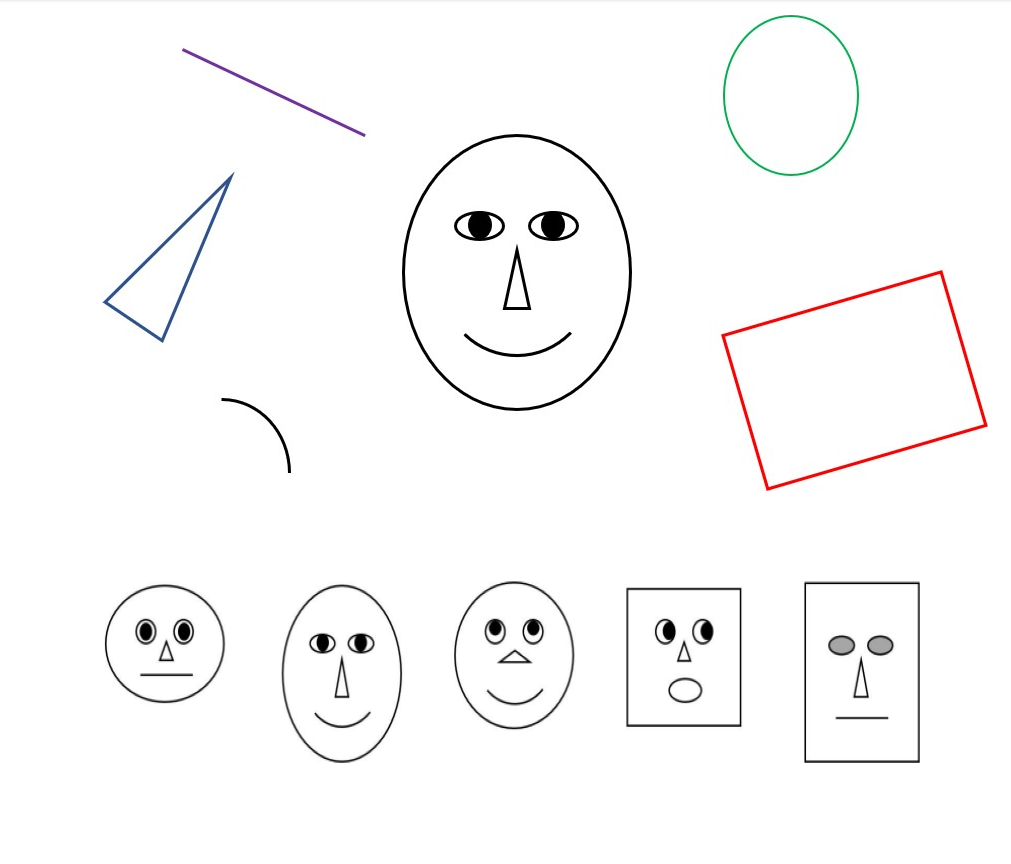
#> input picture inputImage.png, 1011 x 864 px
$ python shapes.py
#> lines starting #> are read from the running program, lines starting #| are printed output that depends on the picture; after the words box and inside, x2 and y2 are one past the last pixel; in counts of white or black regions, pixels touching at a corner belong together
import cv2  # OpenCV Library
image = cv2.imread("inputImage.png")
#> image is the input picture: shape (864, 1011, 3); mean B, G, R 249.9, 249.8, 250.3
cv2.imshow("Before", image)
gray_image = cv2.cvtColor(image, cv2.COLOR_BGR2GRAY)
_, thresh_image = cv2.threshold(gray_image, 220, 255, cv2.THRESH_BINARY)
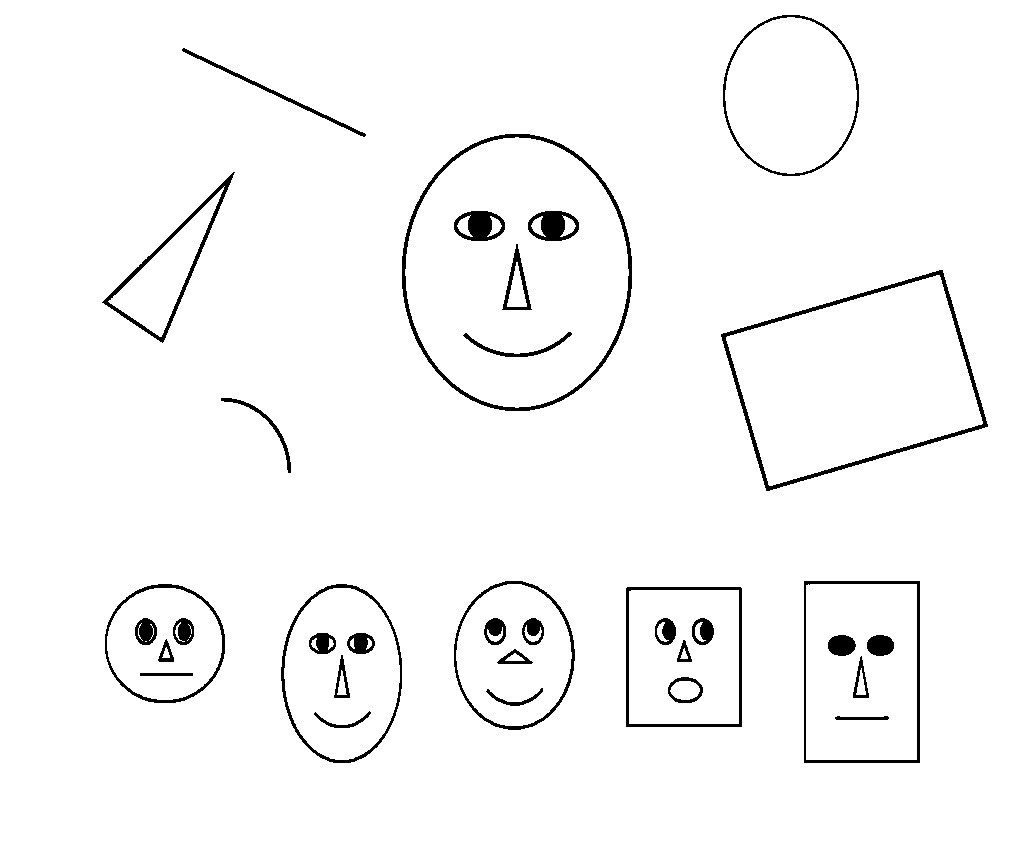
#> thresh_image: shape (864, 1011); 97.1% white; 35 black regions

contours, hierarchy = cv2.findContours(thresh_image, cv2.RETR_TREE, cv2.CHAIN_APPROX_SIMPLE)
#> contours = 71 contours, 6 with area under 20; largest, box (x1, y1, x2, y2) and area: (0, 0, 1011, 864) 871630, (401, 133, 633, 412) 50629, (405, 137, 629, 408) 46969, (720, 269, 989, 492) 38204, (726, 275, 983, 486) 34445
print(hierarchy)
#> (printed output is left out)
print("*******************************")
#print(hierarchy[0][1])
#print("**************NEEXXTTT*****************")
outfaceFlag =0
# [5 lines of commented-out code are left out]
print(len(contours))
#| 71
for i, contour in enumerate(contours):
    #print(hierarchy[0][i])
    if i == 0:
        continue
    epsilon = 0.01 * cv2.arcLength(contour, True)
    approx = cv2.approxPolyDP(contour, epsilon, True)
    #cv2.drawContours(image, contour, 0, (0, 0, 0), 4)

    x, y, w, h = cv2.boundingRect(approx)
    x_mid = int(x)
    y_mid = int(y)
    font = cv2.FONT_HERSHEY_DUPLEX
   # cv2.putText(image, str(i), (x,y), font, 0.5, (0,0,0), 1)
    x_mid = int(x + (w / 2))
    y_mid = int(y + h / 2) - 10
    coords = (x_mid, y_mid)
    colour = (0, 0, 0)
    font = cv2.FONT_HERSHEY_DUPLEX
    ff=int(i+1)
    if (ff!=len(contours) and hierarchy[0][ff][3]==i) and (hierarchy[0][ff][2]!=-1)        and (hierarchy[0][i][3]==0):

        outfaceFlag = 1
        coords = (x_mid, y_mid )
      #  cv2.putText(image, str(i), (x, y), font, 0.5, (0, 0, 0), 1)
        cv2.putText(image, "Face", (int(x+(w/2)),y), font, 0.5, (0,0,255), 1)
        print("Face ", hierarchy[0][i])
        #cv2.drawContours(image, contour, 1, (0, 255, 0), 4)
        print("FAAACEEE")
        xnew=int(x+w/2)
        ynew=int(y+h/2)
        newcoords=(xnew,ynew)
        cv2.putText(image, "Nose",newcoords, font, 0.5, (255,0,255), 1)
        xnew=int(x+w/4)
        ynew=int(y+h/4)
        newcoords=(xnew,ynew)
        cv2.putText(image, "Eye",newcoords, font, 0.5, (255,0,255), 1)
        xnew=int(x+(w*0.65))
        ynew=int(y+(h*0.25))
        newcoords=(xnew,ynew)
        cv2.putText(image, "Eye",newcoords, font, 0.5, (255,0,255), 1)
        xnew=int(x+w/2)
        ynew=int(y+(h*0.75))
        newcoords=(xnew,ynew)
        cv2.putText(image, "Mouth",newcoords, font, 0.5, (255,0,255), 1)


    elif len(approx) == 2:
        if ( hierarchy[0][i][3] != 0 and outfaceFlag == 1):
            continue
        else:
            outfaceFlag == 0
        cv2.putText(image, "Line", coords, font, 0.5, colour, 1)
        print("Line ", hierarchy[0][i])

    elif len(approx) == 3:
        if (ff != len(contours) and hierarchy[0][i][3] != 0 and outfaceFlag == 1):
            continue
        else:
            outfaceFlag == 0
            if(hierarchy[0][i][3]==int(i-1) and (i-1!=0)):
                continue
        cv2.putText(image, "Triangle", coords, font, 0.5, colour, 1)
        print("Triangle ", hierarchy[0][i])
    elif len(approx) == 4:
        if (ff != len(contours) and hierarchy[0][i][3] != 0 and outfaceFlag == 1):
            continue
        else:
            outfaceFlag == 0
            if (hierarchy[0][i][3] == int(i - 1)and (i-1!=0)):
                continue
            cv2.putText(image, "Rectangle", coords, font, 0.5, colour, 1)
            print("Rec ", hierarchy[0][i])
    else:
        if (  hierarchy[0][i][3] != 0 and outfaceFlag == 1):

            continue
        else:
            if (hierarchy[0][i][3] ==0)and(hierarchy[0][i][2] == -1):

                cv2.putText(image, "Curve", coords, font, 0.5, colour, 1)
                print("Curve ", hierarchy[0][i])
                outfaceFlag == 0
                continue
            if (hierarchy[0][i][3] == int(i - 1))and (i-1!=0):
                continue
            else:
                 cv2.putText(image, "Circle", coords, font, 0.5, colour, 1)
                 print("Circle ", hierarchy[0][i])
#> this loop made 71 passes
#> (epsilon, approx, x, y, w, h) on passes 2, 37: (5.12, [[627, 586], [742, 588], [741, 727], [625, 726]], 625, 586, 118, 142), (5.98, [[804, 580], [920, 581], [919, 763], [803, 762]], 803, 580, 118, 184)
#> (epsilon, x, y, w, h) on passes 12, 23, 44: (5.06, 280, 583, 123, 181), (4.01, 104, 584, 120, 120), (4.53, 453, 580, 123, 151)
#| Face  [11 -1  2  0]
#| FAAACEEE
#| Face  [22  1 12  0]
#| FAAACEEE
#| Face  [36 11 23  0]
#| FAAACEEE
#| Face  [43 22 37  0]
#| FAAACEEE
#| Face  [52 36 44  0]
#| FAAACEEE
#> (further printed lines are left out)
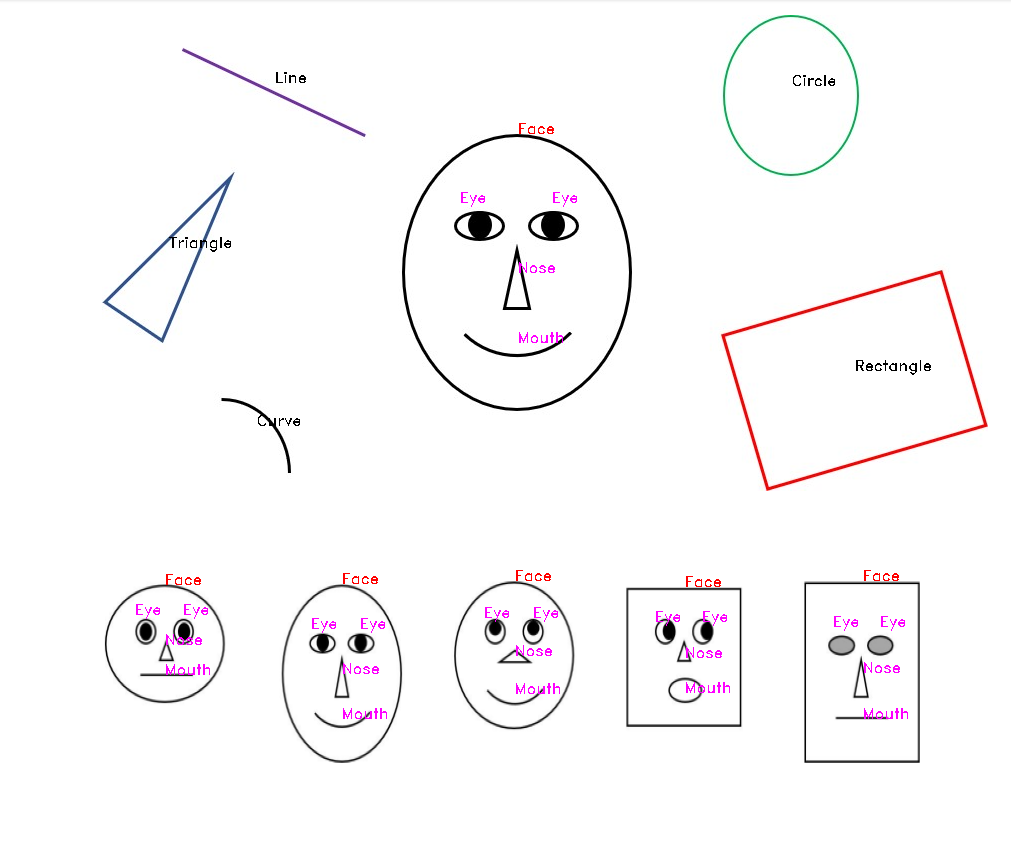
#> image: shape (864, 1011, 3); 0.52% of pixels changed, all inside (x1, y1, x2, y2) = (136, 72, 931, 719)

cv2.imshow("result_shape", image)
cv2.waitKey(0)
